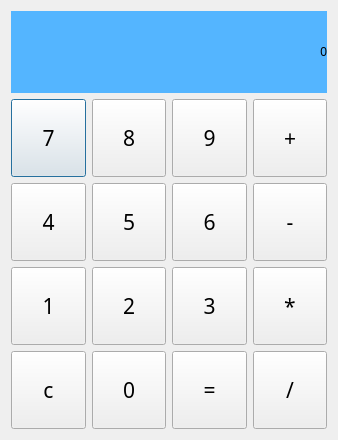
<?xml version="1.0" encoding="UTF-8"?>
<ui version="4.0">
 <class>expr</class>
 <widget class="QDialog" name="expr">
  <property name="geometry">
   <rect>
    <x>0</x>
    <y>0</y>
    <width>338</width>
    <height>440</height>
   </rect>
  </property>
  <property name="windowTitle">
   <string>计算器</string>
  </property>
  <layout class="QVBoxLayout" name="verticalLayout" stretch="2,8">
   <property name="sizeConstraint">
    <enum>QLayout::SetNoConstraint</enum>
   </property>
   <item>
    <widget class="QLabel" name="lbl_display">
     <property name="sizePolicy">
      <sizepolicy hsizetype="Preferred" vsizetype="Preferred">
       <horstretch>0</horstretch>
       <verstretch>0</verstretch>
      </sizepolicy>
     </property>
     <property name="styleSheet">
      <string notr="true">font: 75 36pt &quot;微软雅黑&quot;;
background-color: rgb(84, 181, 255);</string>
     </property>
     <property name="text">
      <string>0</string>
     </property>
     <property name="scaledContents">
      <bool>false</bool>
     </property>
     <property name="alignment">
      <set>Qt::AlignRight|Qt::AlignTrailing|Qt::AlignVCenter</set>
     </property>
     <property name="indent">
      <number>-1</number>
     </property>
    </widget>
   </item>
   <item>
    <layout class="QGridLayout" name="gridLayout">
     <item row="0" column="0">
      <widget class="QPushButton" name="btn_seven">
       <property name="sizePolicy">
        <sizepolicy hsizetype="Minimum" vsizetype="Expanding">
         <horstretch>0</horstretch>
         <verstretch>0</verstretch>
        </sizepolicy>
       </property>
       <property name="font">
        <font>
         <family>微软雅黑</family>
         <pointsize>16</pointsize>
         <weight>50</weight>
         <bold>false</bold>
        </font>
       </property>
       <property name="text">
        <string>7</string>
       </property>
      </widget>
     </item>
     <item row="0" column="1">
      <widget class="QPushButton" name="btn_eight">
       <property name="sizePolicy">
        <sizepolicy hsizetype="Minimum" vsizetype="Expanding">
         <horstretch>0</horstretch>
         <verstretch>0</verstretch>
        </sizepolicy>
       </property>
       <property name="font">
        <font>
         <family>微软雅黑</family>
         <pointsize>16</pointsize>
         <weight>50</weight>
         <bold>false</bold>
        </font>
       </property>
       <property name="text">
        <string>8</string>
       </property>
      </widget>
     </item>
     <item row="0" column="2">
      <widget class="QPushButton" name="btn_nine">
       <property name="sizePolicy">
        <sizepolicy hsizetype="Minimum" vsizetype="Expanding">
         <horstretch>0</horstretch>
         <verstretch>0</verstretch>
        </sizepolicy>
       </property>
       <property name="font">
        <font>
         <family>微软雅黑</family>
         <pointsize>16</pointsize>
         <weight>50</weight>
         <bold>false</bold>
        </font>
       </property>
       <property name="text">
        <string>9</string>
       </property>
      </widget>
     </item>
     <item row="0" column="3">
      <widget class="QPushButton" name="btn_plus">
       <property name="sizePolicy">
        <sizepolicy hsizetype="Minimum" vsizetype="Expanding">
         <horstretch>0</horstretch>
         <verstretch>0</verstretch>
        </sizepolicy>
       </property>
       <property name="font">
        <font>
         <family>微软雅黑</family>
         <pointsize>16</pointsize>
         <weight>50</weight>
         <bold>false</bold>
        </font>
       </property>
       <property name="text">
        <string>+</string>
       </property>
      </widget>
     </item>
     <item row="1" column="0">
      <widget class="QPushButton" name="btn_four">
       <property name="sizePolicy">
        <sizepolicy hsizetype="Minimum" vsizetype="Expanding">
         <horstretch>0</horstretch>
         <verstretch>0</verstretch>
        </sizepolicy>
       </property>
       <property name="font">
        <font>
         <family>微软雅黑</family>
         <pointsize>16</pointsize>
         <weight>50</weight>
         <bold>false</bold>
        </font>
       </property>
       <property name="text">
        <string>4</string>
       </property>
      </widget>
     </item>
     <item row="1" column="1">
      <widget class="QPushButton" name="btn_five">
       <property name="sizePolicy">
        <sizepolicy hsizetype="Minimum" vsizetype="Expanding">
         <horstretch>0</horstretch>
         <verstretch>0</verstretch>
        </sizepolicy>
       </property>
       <property name="font">
        <font>
         <family>微软雅黑</family>
         <pointsize>16</pointsize>
         <weight>50</weight>
         <bold>false</bold>
        </font>
       </property>
       <property name="text">
        <string>5</string>
       </property>
      </widget>
     </item>
     <item row="1" column="2">
      <widget class="QPushButton" name="btn_six">
       <property name="sizePolicy">
        <sizepolicy hsizetype="Minimum" vsizetype="Expanding">
         <horstretch>0</horstretch>
         <verstretch>0</verstretch>
        </sizepolicy>
       </property>
       <property name="font">
        <font>
         <family>微软雅黑</family>
         <pointsize>16</pointsize>
         <weight>50</weight>
         <bold>false</bold>
        </font>
       </property>
       <property name="text">
        <string>6</string>
       </property>
      </widget>
     </item>
     <item row="1" column="3">
      <widget class="QPushButton" name="btn_sub">
       <property name="sizePolicy">
        <sizepolicy hsizetype="Minimum" vsizetype="Expanding">
         <horstretch>0</horstretch>
         <verstretch>0</verstretch>
        </sizepolicy>
       </property>
       <property name="font">
        <font>
         <family>微软雅黑</family>
         <pointsize>16</pointsize>
         <weight>50</weight>
         <bold>false</bold>
        </font>
       </property>
       <property name="text">
        <string>-</string>
       </property>
      </widget>
     </item>
     <item row="2" column="0">
      <widget class="QPushButton" name="btn_one">
       <property name="sizePolicy">
        <sizepolicy hsizetype="Minimum" vsizetype="Expanding">
         <horstretch>0</horstretch>
         <verstretch>0</verstretch>
        </sizepolicy>
       </property>
       <property name="font">
        <font>
         <family>微软雅黑</family>
         <pointsize>16</pointsize>
         <weight>50</weight>
         <bold>false</bold>
        </font>
       </property>
       <property name="text">
        <string>1</string>
       </property>
      </widget>
     </item>
     <item row="2" column="1">
      <widget class="QPushButton" name="btn_two">
       <property name="sizePolicy">
        <sizepolicy hsizetype="Minimum" vsizetype="Expanding">
         <horstretch>0</horstretch>
         <verstretch>0</verstretch>
        </sizepolicy>
       </property>
       <property name="font">
        <font>
         <family>微软雅黑</family>
         <pointsize>16</pointsize>
         <weight>50</weight>
         <bold>false</bold>
        </font>
       </property>
       <property name="text">
        <string>2</string>
       </property>
      </widget>
     </item>
     <item row="2" column="2">
      <widget class="QPushButton" name="btn_three">
       <property name="sizePolicy">
        <sizepolicy hsizetype="Minimum" vsizetype="Expanding">
         <horstretch>0</horstretch>
         <verstretch>0</verstretch>
        </sizepolicy>
       </property>
       <property name="font">
        <font>
         <family>微软雅黑</family>
         <pointsize>16</pointsize>
         <weight>50</weight>
         <bold>false</bold>
        </font>
       </property>
       <property name="text">
        <string>3</string>
       </property>
      </widget>
     </item>
     <item row="2" column="3">
      <widget class="QPushButton" name="btn_mul">
       <property name="sizePolicy">
        <sizepolicy hsizetype="Minimum" vsizetype="Expanding">
         <horstretch>0</horstretch>
         <verstretch>0</verstretch>
        </sizepolicy>
       </property>
       <property name="font">
        <font>
         <family>微软雅黑</family>
         <pointsize>16</pointsize>
         <weight>50</weight>
         <bold>false</bold>
        </font>
       </property>
       <property name="text">
        <string>*</string>
       </property>
      </widget>
     </item>
     <item row="3" column="0">
      <widget class="QPushButton" name="btn_clear">
       <property name="sizePolicy">
        <sizepolicy hsizetype="Minimum" vsizetype="Expanding">
         <horstretch>0</horstretch>
         <verstretch>0</verstretch>
        </sizepolicy>
       </property>
       <property name="font">
        <font>
         <family>微软雅黑</family>
         <pointsize>16</pointsize>
         <weight>50</weight>
         <bold>false</bold>
        </font>
       </property>
       <property name="text">
        <string>c</string>
       </property>
      </widget>
     </item>
     <item row="3" column="1">
      <widget class="QPushButton" name="btn_zero">
       <property name="sizePolicy">
        <sizepolicy hsizetype="Minimum" vsizetype="Expanding">
         <horstretch>0</horstretch>
         <verstretch>0</verstretch>
        </sizepolicy>
       </property>
       <property name="font">
        <font>
         <family>微软雅黑</family>
         <pointsize>16</pointsize>
         <weight>50</weight>
         <bold>false</bold>
        </font>
       </property>
       <property name="text">
        <string>0</string>
       </property>
      </widget>
     </item>
     <item row="3" column="2">
      <widget class="QPushButton" name="btn_equal">
       <property name="sizePolicy">
        <sizepolicy hsizetype="Minimum" vsizetype="Expanding">
         <horstretch>0</horstretch>
         <verstretch>0</verstretch>
        </sizepolicy>
       </property>
       <property name="font">
        <font>
         <family>微软雅黑</family>
         <pointsize>16</pointsize>
         <weight>50</weight>
         <bold>false</bold>
        </font>
       </property>
       <property name="text">
        <string>=</string>
       </property>
      </widget>
     </item>
     <item row="3" column="3">
      <widget class="QPushButton" name="btn_div">
       <property name="sizePolicy">
        <sizepolicy hsizetype="Minimum" vsizetype="Expanding">
         <horstretch>0</horstretch>
         <verstretch>0</verstretch>
        </sizepolicy>
       </property>
       <property name="font">
        <font>
         <family>微软雅黑</family>
         <pointsize>16</pointsize>
         <weight>50</weight>
         <bold>false</bold>
        </font>
       </property>
       <property name="text">
        <string>/</string>
       </property>
      </widget>
     </item>
    </layout>
   </item>
  </layout>
 </widget>
 <layoutdefault spacing="6" margin="11"/>
 <resources/>
 <connections/>
</ui>
